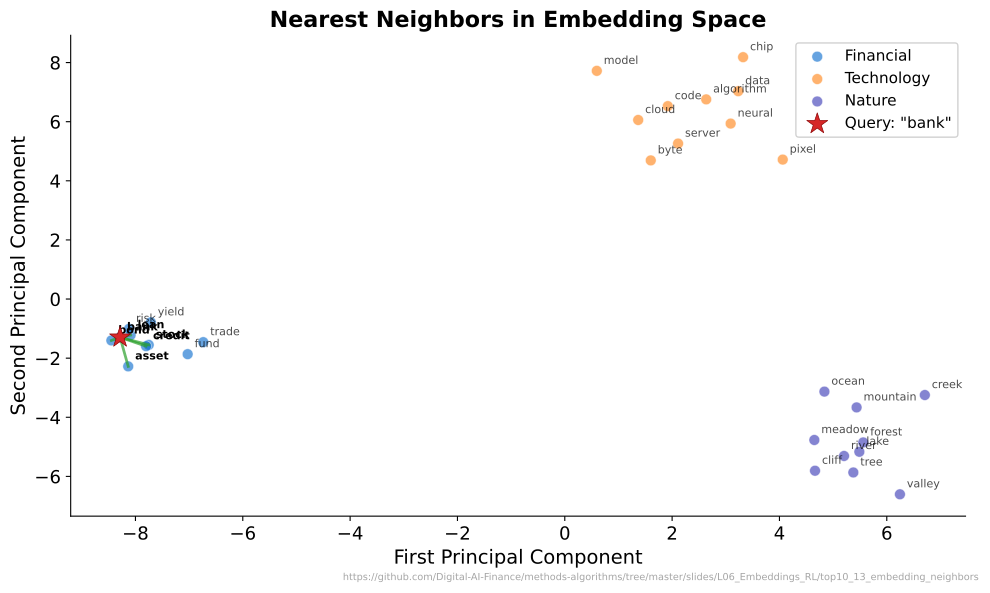

The script that saved this image:
"""Nearest Neighbors in Embedding Space - Query word with 5 nearest neighbors in 2D PCA projection."""
import matplotlib.pyplot as plt
import numpy as np
from pathlib import Path
from sklearn.decomposition import PCA
from scipy.spatial.distance import cdist

CHART_METADATA = {
    "title": "Nearest Neighbors in Embedding Space",
    "description": "Query word with 5 nearest neighbors in PCA-projected synthetic embeddings",
    "url": "https://github.com/Digital-AI-Finance/methods-algorithms/tree/master/slides/L06_Embeddings_RL/top10_13_embedding_neighbors"
}

plt.rcParams.update({
    'font.size': 14, 'axes.labelsize': 14, 'axes.titlesize': 16,
    'xtick.labelsize': 13, 'ytick.labelsize': 13, 'legend.fontsize': 13,
    'figure.figsize': (10, 6), 'figure.dpi': 150,
    'axes.spines.top': False, 'axes.spines.right': False,
})

MLPURPLE = '#3333B2'
MLBLUE = '#0066CC'
MLORANGE = '#FF7F0E'
MLGREEN = '#2CA02C'
MLRED = '#D62728'

np.random.seed(42)

# Define semantic clusters with synthetic 20D embeddings
dim = 20
financial_words = ['bank', 'stock', 'bond', 'loan', 'credit', 'fund', 'trade', 'yield', 'asset', 'risk']
tech_words = ['code', 'data', 'cloud', 'server', 'byte', 'pixel', 'algorithm', 'neural', 'chip', 'model']
nature_words = ['river', 'tree', 'mountain', 'forest', 'ocean', 'lake', 'valley', 'cliff', 'meadow', 'creek']

all_words = financial_words + tech_words + nature_words
n_words = len(all_words)

# Create cluster centers
center_fin = np.random.randn(dim) * 2
center_tech = np.random.randn(dim) * 2
center_nat = np.random.randn(dim) * 2

# Generate embeddings around cluster centers
embeddings = np.zeros((n_words, dim))
for i in range(10):
    embeddings[i] = center_fin + np.random.randn(dim) * 0.8       # financial
    embeddings[10 + i] = center_tech + np.random.randn(dim) * 0.8 # tech
    embeddings[20 + i] = center_nat + np.random.randn(dim) * 0.8  # nature

# PCA to 2D
pca = PCA(n_components=2, random_state=42)
coords = pca.fit_transform(embeddings)

# Query word: "bank" (index 0)
query_idx = 0
dists = cdist(embeddings[query_idx:query_idx+1], embeddings, metric='cosine')[0]
dists[query_idx] = np.inf  # exclude self
neighbor_idxs = np.argsort(dists)[:5]

fig, ax = plt.subplots(figsize=(10, 6))

# Plot by cluster
cluster_colors = [MLBLUE] * 10 + [MLORANGE] * 10 + [MLPURPLE] * 10
cluster_labels = ['Financial', 'Technology', 'Nature']

for cluster_start, color, label in [(0, MLBLUE, 'Financial'), (10, MLORANGE, 'Technology'), (20, MLPURPLE, 'Nature')]:
    idxs = range(cluster_start, cluster_start + 10)
    ax.scatter(coords[list(idxs), 0], coords[list(idxs), 1],
               c=color, s=60, alpha=0.6, label=label, edgecolors='white', linewidth=0.5)

# Draw lines to nearest neighbors
for ni in neighbor_idxs:
    ax.plot([coords[query_idx, 0], coords[ni, 0]],
            [coords[query_idx, 1], coords[ni, 1]],
            color=MLGREEN, linewidth=2, alpha=0.7, zorder=3)

# Highlight query word
ax.scatter(coords[query_idx, 0], coords[query_idx, 1],
           c=MLRED, s=250, marker='*', zorder=6, edgecolors='darkred', linewidth=0.5,
           label='Query: "bank"')

# Label all points
for i, word in enumerate(all_words):
    fontweight = 'bold' if i == query_idx or i in neighbor_idxs else 'normal'
    alpha = 1.0 if i == query_idx or i in neighbor_idxs else 0.7
    ax.annotate(word, (coords[i, 0], coords[i, 1]),
                textcoords="offset points", xytext=(5, 5),
                fontsize=8, alpha=alpha, fontweight=fontweight)

ax.set_title("Nearest Neighbors in Embedding Space", fontsize=16, fontweight='bold')
ax.set_xlabel("First Principal Component")
ax.set_ylabel("Second Principal Component")
ax.legend(loc='best', fontsize=11, framealpha=0.9)

plt.figtext(0.99, 0.01, CHART_METADATA['url'],
            fontsize=7, color='gray', ha='right', va='bottom', alpha=0.7)
plt.tight_layout()
plt.savefig(Path(__file__).parent / 'chart.pdf', dpi=300, bbox_inches='tight')
plt.close()
print("Chart saved: top10_13_embedding_neighbors/chart.pdf")
